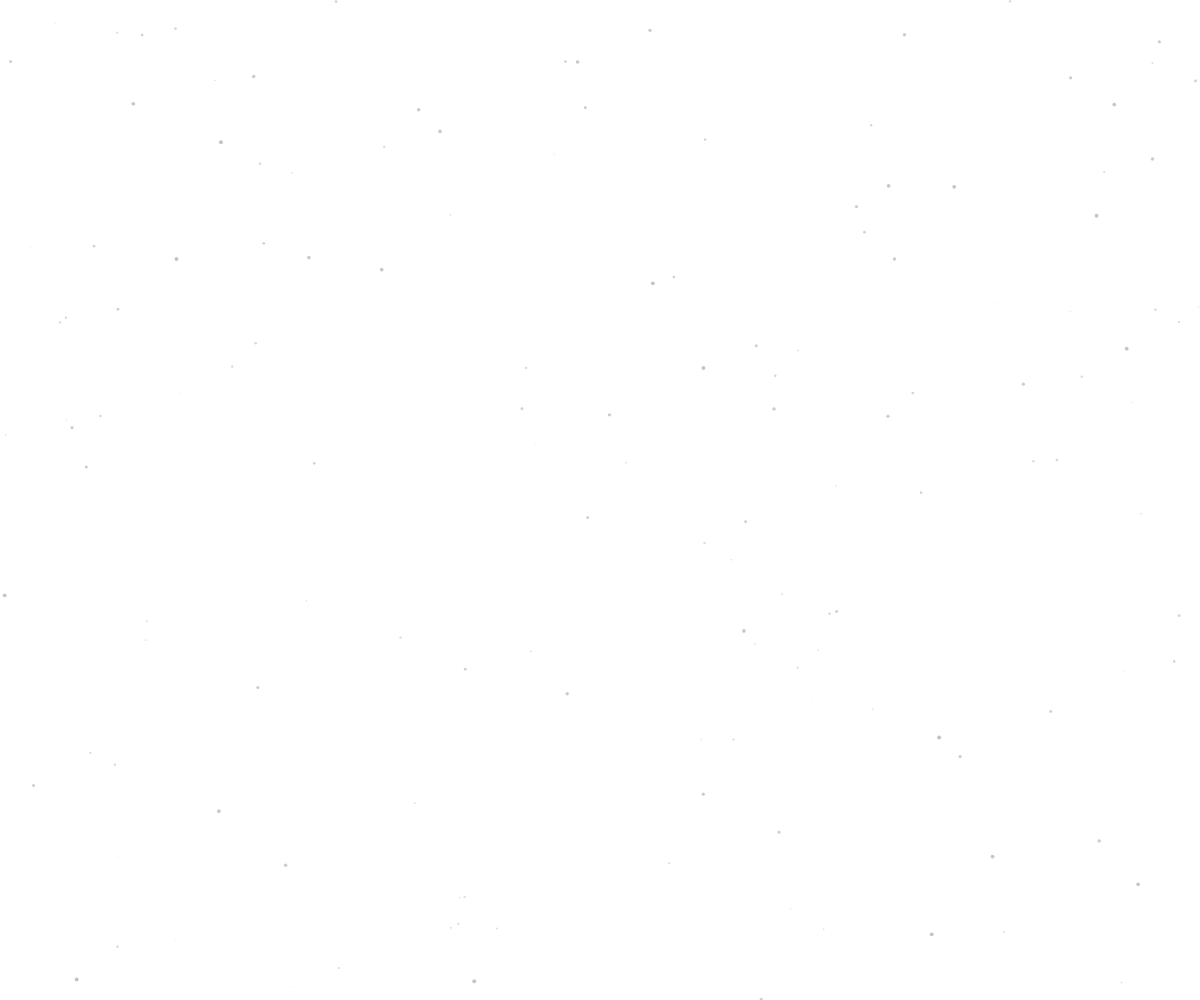
Frame 1 (no input)
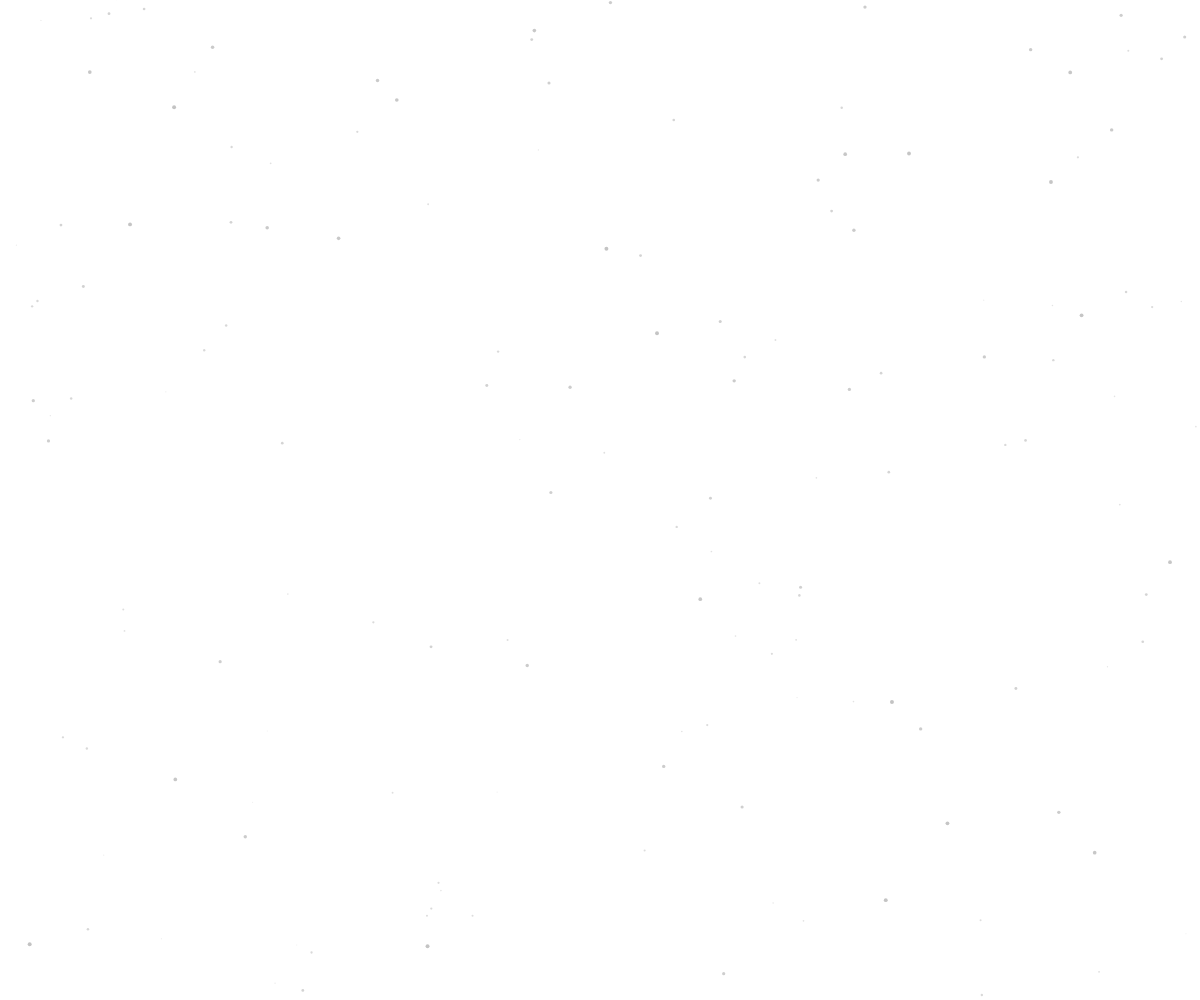
Frame 60 (no input)
Frame 120 (the mouse pressed at the canvas centre since frame 60): identical to frame 60, image omitted

The p5.js sketch that drew these frames (run headless with seeded random() and noise() and a simulated clock; from frame 60 on, the mouse is pressed at the canvas centre):

// p5.js sketch
// ── sketch.js
var drops = [];
var numberOfDrops = 150;

function setup(){
  canvas = createCanvas(window.innerWidth,Math.max(document.body.clientHeight, window.innerHeight));
  imageMode(CORNER);
  canvas.position(0,0);
  for(var i = 0; i<numberOfDrops; i++){
    var temp = new Drop();
    drops.push(temp);
  }
}
function draw(){
  clear();
  for(var i = 0; i<drops.length; i++){
    drops[i].fall();
    drops[i].display();
  }
}
function windowResized() {
  resizeCanvas(window.innerWidth,Math.max(document.body.clientHeight, window.innerHeight));
}

// ── bg.js
var canvas;
var particles=[];
var mouse;
function setup(){
  canvas = createCanvas(window.innerWidth,window.innerHeight);
  imageMode(CORNER);
  canvas.position(0,0);
  for(var i =0;i<50;i++){
    var randpos = createVector(random(0,width),random(0,height))
    while(isOutOfView(randpos)){
      randpos.x = random(0,width);
      randpos.y = random(0,height);
    }
    var temp = new Particle(randpos.x, randpos.y, random(50,100), random(1,2));
    particles.push(temp);
  }
}
function draw(){
  clear();
  for(var i=0;i<particles.length;i++){
    var gravity = createVector(random(-0.01,0.01),random(-0.01,0.01));
    particles[i].applyForce(gravity);
    //particles[i].mousedOver();
    particles[i].update();
    particles[i].display();
    particles[i].wrap();
  }
}
function isOutOfView(pos){
  if(pos.x>0.1 * width && pos.x<0.9*width && pos.y>0.2*height && pos.y<0.8 * height){
    return true;
  }else{
    return false;
  }
}
function windowResized() {
  resizeCanvas(window.innerWidth,window.innerHeight);
}

// ── drop.js
function Drop(){
  this.x = random(width);
  this.y = random(height);
  this.z = random(0,20);
  this.length = map(this.z,0,20,10,35);
  this.xspeed = map(this.z,0,20,0.1,0.4);
  this.yspeed = map(this.z,0,20,0,0.3);
  this.thickness = map(this.z, 0, 20, 1,4);
  this.opacity = map(this.z,0,20,20,60);
  this.fall = function(){
    var mouseposx = map(mouseX,0,width,-2,2);
    var mouseposy = map(mouseY,0,height,-2,2);
    this.x += this.xspeed * mouseposx;
    this.y += this.yspeed * mouseposy;
    if(this.y>height+5){
      this.y = -5;
    }
    if(this.y<-5){
      this.y = height + 5;
    }
    if(this.x>width + 5){
      this.x = -5;
    }
    if(this.x<-5){
      this.x = width + 5;
    }
  }
  this.display = function(){
    strokeWeight(this.thickness);
    stroke(0,this.opacity);
    point(this.x,this.y);
  }
}

// ── particle.js
function Particle(x,y,r,m){
  this.r = r;
  this.m = m;
  this.pos = createVector(x, y);
  this.vel = createVector(0,0);
  this.acc = createVector(0,0);
  this.maxvel = 3;
  this.maxforce = 0.2;
  this.opacity = random(60,80);

  this.display = function(){
    // if(this.mousedOver()){
    //   ellipse(this.pos.x,this.pos.y,this.r,this.r).fill(255,this.opacity + 50).stroke(0,this.opacity-5);
    // }else{
    //   ellipse(this.pos.x,this.pos.y,this.r,this.r).fill(255,this.opacity).stroke(0,this.opacity-55);
    // }
    ellipse(this.pos.x,this.pos.y,this.r,this.r).fill(255,this.opacity).stroke(0,this.opacity-55);
  }
  this.applyForce = function(force){
    var f = p5.Vector.div(force,this.m);
    this.acc.add(f);
  }
  this.update = function(){
    this.vel.add(this.acc);
    this.vel.limit(this.maxvel);
    this.pos.add(this.vel);
    this.acc.mult(0);
  }
  this.wrap = function() {
    if (this.pos.x> width + this.r/2) {
      this.pos.x = -this.r/2;
    } else if (this.pos.x < -this.r/2) {
      this.pos.x = width + this.r/2;
    }
    if (this.pos.y > height + this.r/2) {
      this.pos.y = -this.r/2;
    } else if (this.pos.y < -this.r/2){
      this.pos.y = height + this.r/2;
    }
  }
  // this.mousedOver = function(){
  //   if(mouseX > this.pos.x - this.r/2 && mouseX < this.pos.x + this.r/2 &&
  //      mouseY > this.pos.y - this.r/2 && mouseY < this.pos.y + this.r/2){
  //     return true;
  //   }else{
  //     return false;
  //   }
  // }
}
